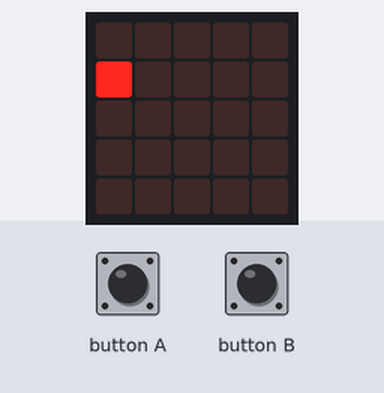
A program run on a simulated BBC micro:bit (MakeCode). On the bench: the board's 5×5 LED display. The inputs (shaded band) are chosen by the test bench.

Above: at 3.07 s.
3.1 s: button A pressed for 0.15 s
At 3.18 s:
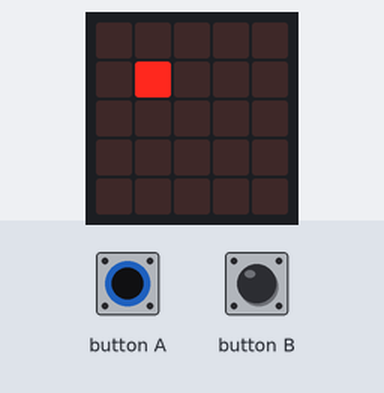
At 4.8 s:
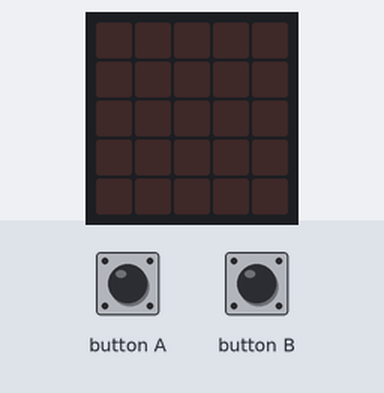

The program:

main.ts
```typescript
input.onButtonPressed(Button.A, function () {
    xStart = 4
    yStart = 4
    xPridej = -1
    yPridej = -1
})
input.onButtonPressed(Button.B, function () {
    xStart = 0
    yStart = 0
    xPridej = 1
    yPridej = 1
})
let x = 0
let y = 0
let yPridej = 0
let xPridej = 0
let yStart = 0
let xStart = 0
xStart = 0
yStart = 0
xPridej = 1
yPridej = 1
basic.forever(function () {
    y = yStart
    for (let index = 0; index < 5; index++) {
        x = xStart
        for (let index = 0; index < 5; index++) {
            led.plot(x, y)
            basic.pause(100)
            x += xPridej
            basic.clearScreen()
        }
        y += yPridej
    }
})
```

test.ts
```typescript
// Tady jsou testy. Při použití tohoto balíčku jako rozšíření nebude zkompilováno.
```

Measured:
- what the display in image 2 shows lasts 1.0 s, from 4.0 s to 5.0 s
